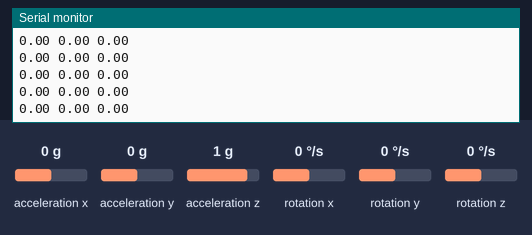
This sketch was run on a simulated Arduino Nano 33 BLE. On the bench: the last lines printed to the serial monitor. The test bench sets the inputs (shaded band); at power-on: acceleration y 0 g, acceleration z 1 g, rotation x 0 °/s, acceleration x 0 g, rotation y 0 °/s, rotation z 0 °/s.

Above: at 1.2 s.
1.3 s: acceleration y set to -1.4 g
At 1.9 s:
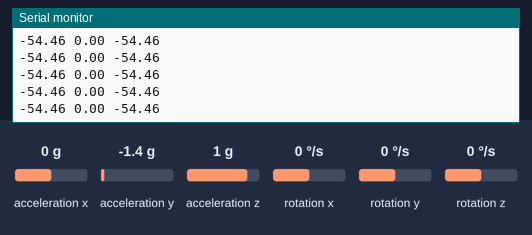
2.8 s: acceleration z set to -1.4 g
At 3.5 s:
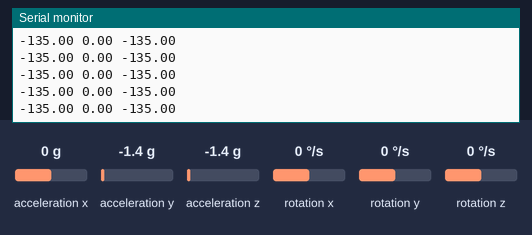
4.3 s: rotation x set to -192 °/s
At 5.4 s:
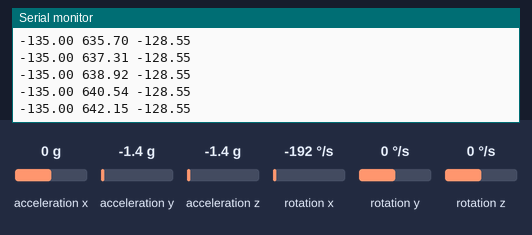
Timing chart, 0 to 6.9 s (numbered marks = the images above; inputs shaded):
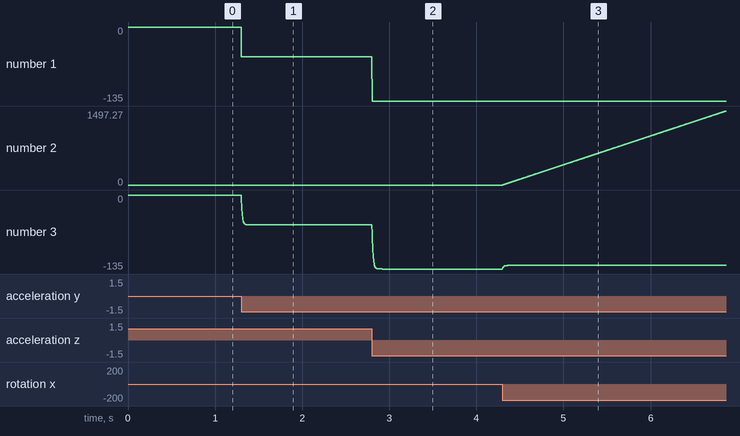

Measured:
- after the input at 1.3 s, the serial monitor: prints a new line at once (image 1)
- after the input at 2.8 s, the serial monitor: prints a new line at once (image 2)
- after the input at 4.3 s, the serial monitor: prints a new line at once (image 3)
- plotted number 1: 0 → -54.46 after the input at 1.3 s, -54.46 → -135 after the input at 2.8 s
- plotted number 2: 0 → 1495.66 after the input at 4.3 s
- plotted number 3: 0 → -54.46 after the input at 1.3 s, -54.46 → -135 after the input at 2.8 s, -135 → -128.55 after the input at 4.3 s

The sketch:

task3.ino
```cpp
/**********************************************************************

Angle-sensing, measurement and display using the
Arduino Nano BLE Sense IMU.

Future integrations of this code will include PID for balance control
For BLE applications, Timer 3 and 4 are the only stable options [https://forum.arduino.cc/t/five-hardware-timers-example/905798/2]
nRF52 timers [https://medium.com/vicara-hardware-university/using-timers-on-nrf52-b0497f0633a1] [https://docs.arduino.cc/libraries/nrf52_timerinterrupt/]
nRF52 PWM [https://docs.nordicsemi.com/bundle/ps_nrf52840/page/pwm.html] [https://academy.nordicsemi.com/courses/nrf-connect-sdk-intermediate/lessons/lesson-4-pulse-width-modulation-pwm/topic/pulse-width-modulation-pwm/]

**********************************************************************/

#include <stdio.h>
#include <stdlib.h>
#include <math.h>
#include "Arduino_BMI270_BMM150.h"

#define BAUD 115200

float ax, ay, az, gx, gy, gz;                           // IMU acceleration | IMU gyroscope
float accAngle, gyrAngle = 0, currAngle, prevAngle = 0; // initialize accAngle and gyrAngle
float gyrPrev = 0;                                      // initialize gyroscope integration constant
float gyrSampleRate;                                    // gyroscope sample rate

float k = 0.8;                                          // filter coefficient

void setup()
{
    Serial.begin(BAUD);
    Serial.println("Calculating Angles based on Accelerometer/Gyroscope Data");

    if(!IMU.begin())                                    // IMU initialization
    {
        Serial.println("Failed to initialize IMU!");
        while(1);
    }

    gyrSampleRate = IMU.gyroscopeSampleRate();          // acquire sample rate for gyroscope angle
}

void loop()
{
  // check for IMU acceleration and gyroscope
  if(IMU.accelerationAvailable() && IMU.gyroscopeAvailable())
  {
    IMU.readAcceleration(ax, ay, az);
    IMU.readGyroscope(gx, gy, gz);

    // calculate accelerometer angle
    accAngle = atan2(ay, az)*180/PI;

    // calculate gyroscope angle
    gyrAngle = gyrPrev - gx/gyrSampleRate;
    if(accAngle < 0.25 && accAngle > -0.25)
    {
      gyrAngle = 0;
    }
    gyrPrev = gyrAngle;

    // calculate filtered angle
    currAngle = k*(prevAngle - gx/gyrSampleRate)+(1-k)*accAngle;
    prevAngle = currAngle;

    Serial.print(accAngle);
    Serial.print(" ");
    Serial.print(gyrAngle);
    Serial.print(" ");
    Serial.println(currAngle);
  }
}
  
```
